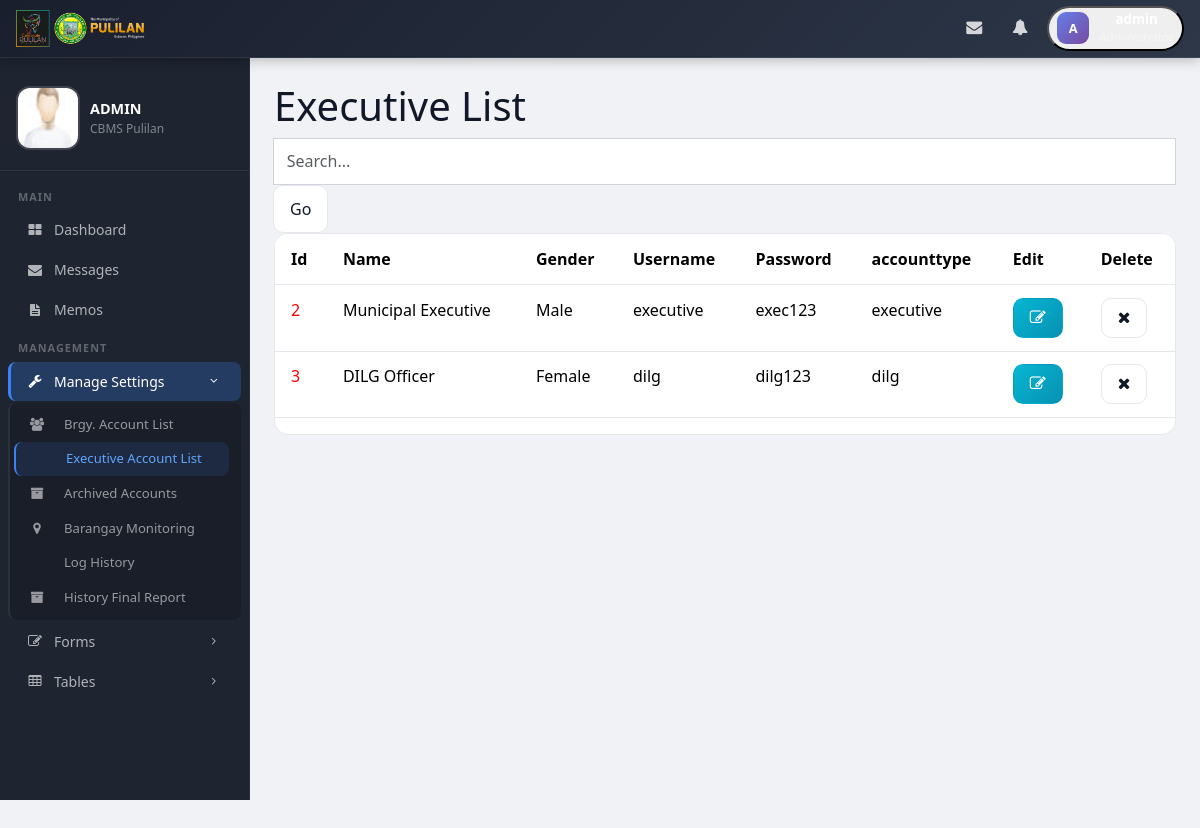
The page /admin/executive_list.php (signed in) on the database as committed earlier.
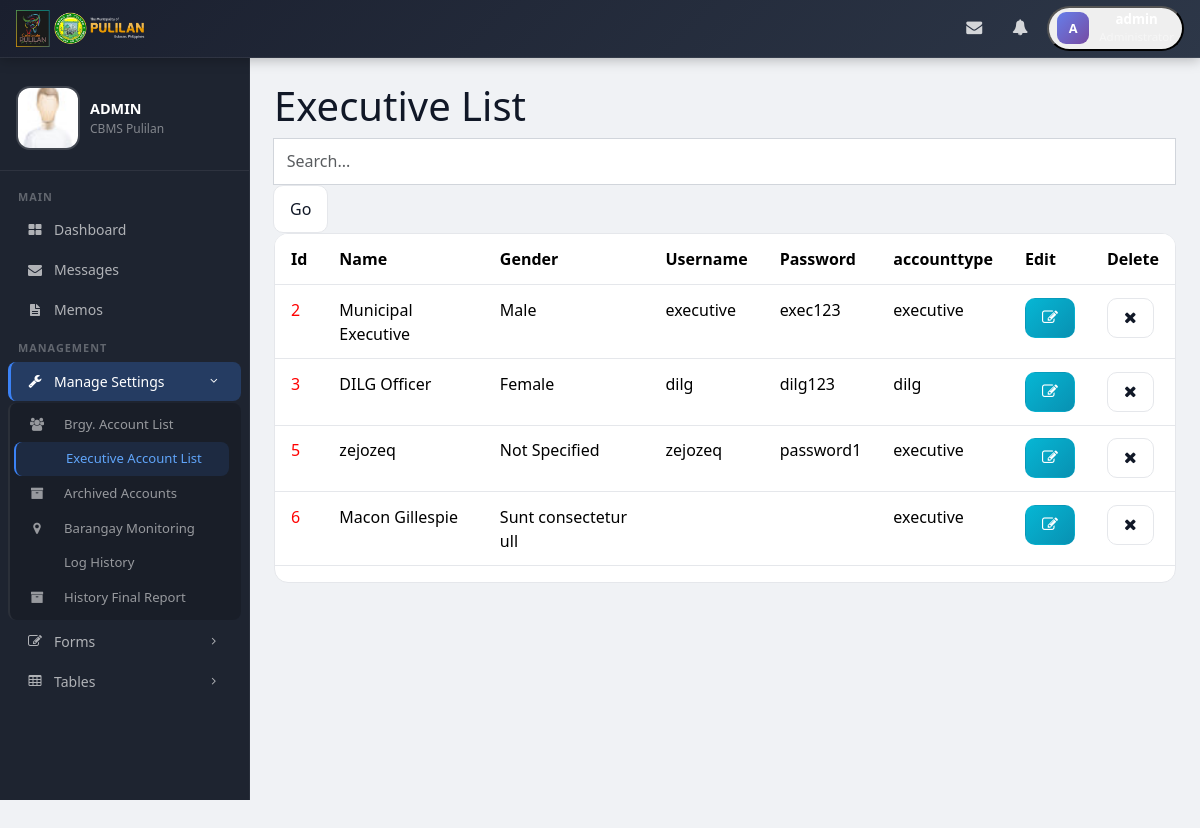
The same page on the database as committed later.
### tables this page shows
CREATE TABLE `mainuser_acc` (
  `user_id` int(11) NOT NULL,
  `brgy_location` varchar(225) NOT NULL,
  `name` varchar(80) NOT NULL,
  `position` varchar(50) NOT NULL,
  `gender` varchar(50) NOT NULL,
  `username` varchar(100) NOT NULL,
  `password` varchar(255) NOT NULL,
  `brgy_id` int(11) NOT NULL,
  `email` varchar(100) NOT NULL,
  `contact` varchar(20) NOT NULL,
  `registered_voter` text NOT NULL,
  `no_son` int(11) NOT NULL,
  `no_daughter` int(11) NOT NULL,
  `no_nephew` int(11) NOT NULL,
  `no_niece` int(11) NOT NULL,
  `no_purok` text NOT NULL,
  `major_sources` text NOT NULL,
  `brgy_classification` text NOT NULL,
  `char_brgy` text NOT NULL,
  `male_tanod` int(11) NOT NULL DEFAULT 0,
  `female_tanod` int(11) NOT NULL DEFAULT 0,
  `male_health_worker` int(11) NOT NULL DEFAULT 0,
  `female_health_worker` int(11) NOT NULL DEFAULT 0,
  `male_nutrition_scholar` int(11) NOT NULL DEFAULT 0,
  `female_nutrition_scholar` int(11) NOT NULL DEFAULT 0,
  `male_purok_leaders` int(11) NOT NULL DEFAULT 0,
  `female_purok_leaders` int(11) NOT NULL DEFAULT 0,
  `male_librarian` int(11) NOT NULL DEFAULT 0,
  `female_librarian` int(11) NOT NULL DEFAULT 0,
  `male_day_care_worker` int(11) NOT NULL DEFAULT 0,
  `female_day_care_worker` int(11) NOT NULL DEFAULT 0,
  `male_utility_worker` int(11) NOT NULL DEFAULT 0,
  `female_utility_worker` int(11) NOT NULL DEFAULT 0,
  `province` text NOT NULL,
  `address` text NOT NULL,
  `city_municipality` text NOT NULL,
  `purok_district` text NOT NULL,
  `civil_status` text NOT NULL,
  `type` varchar(100) NOT NULL,
  `date` date NOT NULL,
  `date_created` timestamp NOT NULL DEFAULT current_timestamp(),
  `visibility` tinyint(1) DEFAULT 0,
  `logo` varchar(255) DEFAULT NULL,
  `edit_status` varchar(100) NOT NULL DEFAULT 'disabled',
  `edit_notif` varchar(100) NOT NULL DEFAULT 'UNSEEN',
  `activate` tinyint(1) NOT NULL DEFAULT 0
);

### admin/executive_list.php (the view, shortened to what this page needs)
  <h1>Executive List</h1>
  <div class="form-group">
    <div class="input-group">
        <input type="text" class="form-control" placeholder="Search..." onkeyup="showResult(this.value)" name="search" id="search">
        <span class="input-group-btn">
            <input class="btn btn-default" type="submit" value="Go" name="_submit">
        </span>
    </div>
    </div>
    <div class="row">
      <div class="col-lg-12">
          <div class="card">
             <div class="table-responsive">
          <table class="table">
            <thead class="label-info">
              <tr>
                  <th>Id</th>
                  <th>Name</th>
                  <th>Gender</th>
                  <th>Username</th>
                  <th>Password</th>
                  <th>accounttype</th>
                  <th>Edit</th>
                  <th class="danger">Delete</th>
              </tr>
            </thead>
            <tbody id="livesearch">
           <?php
           $con = mysqli_connect("localhost", "root", "", "pulilan");
          $sql = mysqli_query($con, "SELECT * from mainuser_acc where type = 'dilg' OR type = 'executive'  && visibility = '0' ");
      while($result = mysqli_fetch_array($sql))
    {
    ?>
      <tr>
      <td style="color: red;"><?php echo $result['user_id'];?></td>
      <td><?php echo $result['name'];?></td>
      <td><?php echo $result['gender'];?></td>
      <td><?php echo $result['username'];?></td>
      <td><?php echo $result['password'];?></td>
      <td><?php echo $result['type'];?></td>
      <td>
        <a class="btn btn-outline btn-info fa fa-pencil-square-o" href="updateresidentregistration.php?user_id=<?php echo $result['user_id'];?>"></a>
      </td>
      <td>
       <a type="button" href="delete_acc.php?user_id=<?php echo $result['user_id']; ?>" class="btn btn-outline btn-danger fa fa-times"></a>
     </td>
    <tr>
  <?php
    }
  ?>
  </tbody>
    </table>
</body>
</html>

Rows that differ between the two databases and show on the page:
added mainuser_acc: user_id "5", name "zejozeq", gender "Not Specified", username "zejozeq", password "password1", type "executive"
added mainuser_acc: user_id "6", name "Macon Gillespie", gender "Sunt consectetur ull", type "executive"
